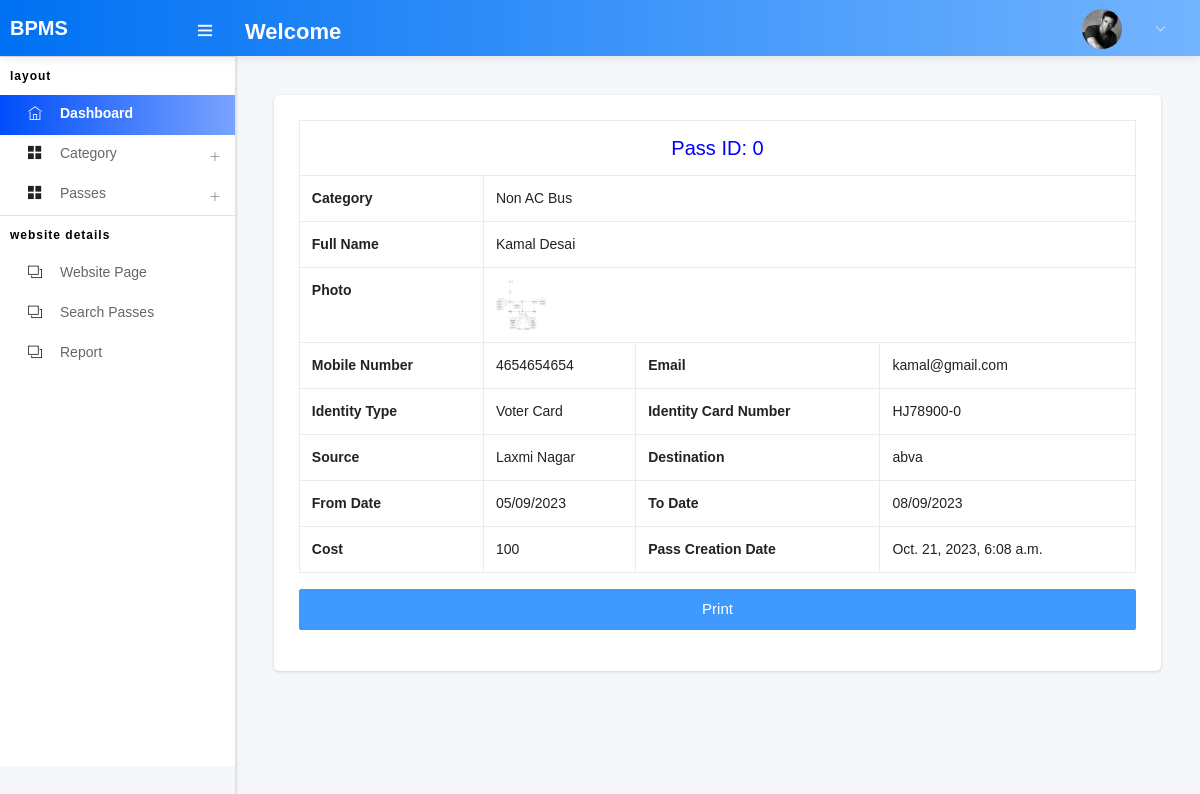
The app's page /ViewPasses/1 with its own data.
### app/models.py (models this page shows, shortened)
class Passes(models.Model):
    passnumber = models.IntegerField(default=0)
    fullname = models.CharField(max_length=250)
    gender = models.CharField(max_length=100)
    profile_pic1 = models.ImageField(upload_to='media/')
    mobilenumber = models.IntegerField(default=0)
    email = models.EmailField(max_length=200)
    identitytype = models.CharField(max_length=200)
    identitycardnumber = models.CharField(max_length=250)
    category_id = models.ForeignKey(Category,on_delete=models.DO_NOTHING)
    source = models.CharField(max_length=250)
    destinations = models.CharField(max_length=250)
    fromdate = models.CharField(max_length=250)
    todate = models.CharField(max_length=250)
    cost = models.IntegerField(default=0)
    passcreated_at = models.DateTimeField(auto_now_add=True)

class Category(models.Model):
    categoryname = models.CharField(max_length=200)
    created_at = models.DateTimeField(auto_now_add=True)
    updated_at = models.DateTimeField(auto_now=True)

### buspass/views.py (the view)
# urls.py: path('ViewPasses/<str:id>', views.VIEW_PASSES, name='view_passes'),
def VIEW_PASSES(request, id):
    passes = Passes.objects.get(id=id)
    context = {
        'passes': passes,
    }
    return render(request, 'view-passes.html', context)

### templates/view-passes.html (shortened to what this page needs)
{% extends 'base.html' %}
{% block content %}
<div class="col-sm-12">
<div class="card">
        <div class="card-block" id="divToPrint">
                        <table border="1" class="table table-bordered" >
                            <tr align="center">
<td colspan="6" style="font-size:20px;color:blue">
Pass ID: {{passes.passnumber}}</td></tr>
<tr>
<th scope>Category</th>
<td colspan="3">{{passes.category_id.categoryname}}</td>
</tr>
<tr>
<th scope>Full Name</th>
<td colspan="3">{{passes.fullname}}</td>
</tr>
<tr>
<th scope>Photo</th>
<td colspan="3"><img src="{{passes.profile_pic1.url}}" width="50" height="50"></td>
</tr>
<tr>
<th scope>Mobile Number</th>
<td>{{passes.mobilenumber}}</td>
<th scope>Email</th>
<td>{{passes.email}}</td>
</tr>
<tr>
<th scope>Identity Type</th>
<td>{{passes.identitytype}}</td>
<th scope>Identity Card Number</th>
<td>{{passes.identitycardnumber}}</td>
</tr>
<tr>
<th scope>Source</th>
<td>{{passes.source}}</td>
<th scope>Destination</th>
<td>{{passes.destinations}}</td>
</tr>
<tr>
<th scope>From Date</th>
<td>{{passes.fromdate}}</td>
<th scope>To Date</th>
<td>{{passes.todate}}</td>
</tr>
<tr>
<th scope>Cost</th>
<td>{{passes.cost}}</td>
<th scope>Pass Creation Date</th>
<td>{{passes.passcreated_at}}</td>
</tr>
</table>
<p style="text-align: center;font-size: 20px;color: red">
<input type="button" class="btn btn-primary btn-user btn-block" value="print" onclick="PrintDiv();" /></p>
                        </div>
                    </div>
                    </div>
{% endblock %}

### records on screen
Passes: passnumber "0", category_id.categoryname "Non AC Bus", fullname "Kamal Desai", profile_pic1 (picture), mobilenumber "4654654654", email "kamal@gmail.com", identitytype "Voter Card", identitycardnumber "HJ78900-0", source "Laxmi Nagar", destinations "abva", fromdate "05/09/2023", todate "08/09/2023", cost "100", passcreated_at "Oct. 21, 2023, 6:08 a.m."
